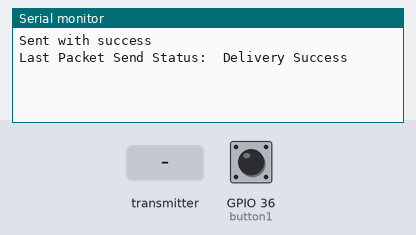
Recording of a sketch running on a simulated ESP32. On the bench: the last lines printed to the serial monitor. The inputs (shaded band) are chosen by the test bench; at power-on: GPIO 36 (button1) LOW.

Above: at 1.2 s.
1.3 s: the transmitter starts sending buttons = 0
At 1.61 s:
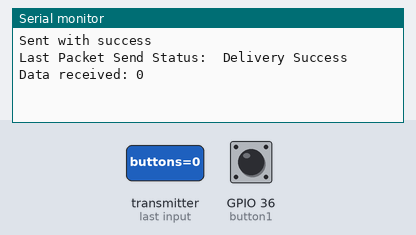
3.3 s: the transmitter starts sending buttons = 1
At 3.61 s:
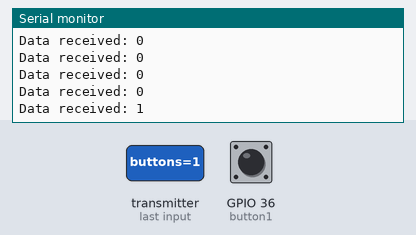

Measured:
- after the input at 1.3 s, the serial monitor: prints a new line at once (image 1)
- after the input at 3.3 s, the serial monitor: prints a new line at once (image 2)

The sketch:

espnow_send_test.ino
```cpp
// (licence header left out)
#include <esp_now.h>
#include <WiFi.h>

#include <Wire.h>

const int button1 = 36;


// REPLACE WITH THE MAC Address of your receiver
uint8_t broadcastAddress[] = {0x94, 0xB9, 0x7E, 0xE9, 0xA2, 0xE8};

uint8_t rcvd_data;

// Variable to store if sending data was successful
String success;

//Structure example to send data
//Must match the receiver structure
typedef struct struct_message {
    uint8_t buttons;
} struct_message;

// Create a struct_message to hold incoming sensor readings
struct_message incomingReadings;
struct_message outputData;


// Callback when data is sent
void OnDataSent(const uint8_t *mac_addr, esp_now_send_status_t status) {
  Serial.print("\r\nLast Packet Send Status:\t");
  Serial.println(status == ESP_NOW_SEND_SUCCESS ? "Delivery Success" : "Delivery Fail");
  if (status ==0){
    success = "Delivery Success :)";
  }
  else{
    success = "Delivery Fail :(";
  }
}

// Callback when data is received
void OnDataRecv(const uint8_t * mac, const uint8_t *incomingData, int len) {
  memcpy(&incomingReadings, incomingData, sizeof(incomingReadings));
  rcvd_data = incomingReadings.buttons;
  Serial.print("Data received: ");
  Serial.println(rcvd_data);
}

void setup() {
  // Init Serial Monitor
  Serial.begin(115200);

  pinMode(button1, INPUT);

  // Set device as a Wi-Fi Station
  WiFi.mode(WIFI_STA);

  // Init ESP-NOW
  if (esp_now_init() != ESP_OK) {
    Serial.println("Error initializing ESP-NOW");
    return;
  }

  // Once ESPNow is successfully Init, we will register for Send CB to
  // get the status of Trasnmitted packet
  esp_now_register_send_cb(OnDataSent);

  // Register peer
  esp_now_peer_info_t peerInfo;
  memcpy(peerInfo.peer_addr, broadcastAddress, 6);
  peerInfo.channel = 0;
  peerInfo.encrypt = false;

  // Add peer
  if (esp_now_add_peer(&peerInfo) != ESP_OK){
    Serial.println("Failed to add peer");
    return;
  }
  // Register for a callback function that will be called when data is received
  esp_now_register_recv_cb(OnDataRecv);
}

void loop() {
  outputData.buttons = digitalRead(button1);

  // Send message via ESP-NOW
  esp_err_t result = esp_now_send(broadcastAddress, (uint8_t *) &outputData, sizeof(outputData));

  if (result == ESP_OK) {
    Serial.println("Sent with success");
  }
  else {
    Serial.println("Error sending the data");
  }
  delay(10000);
}
```
